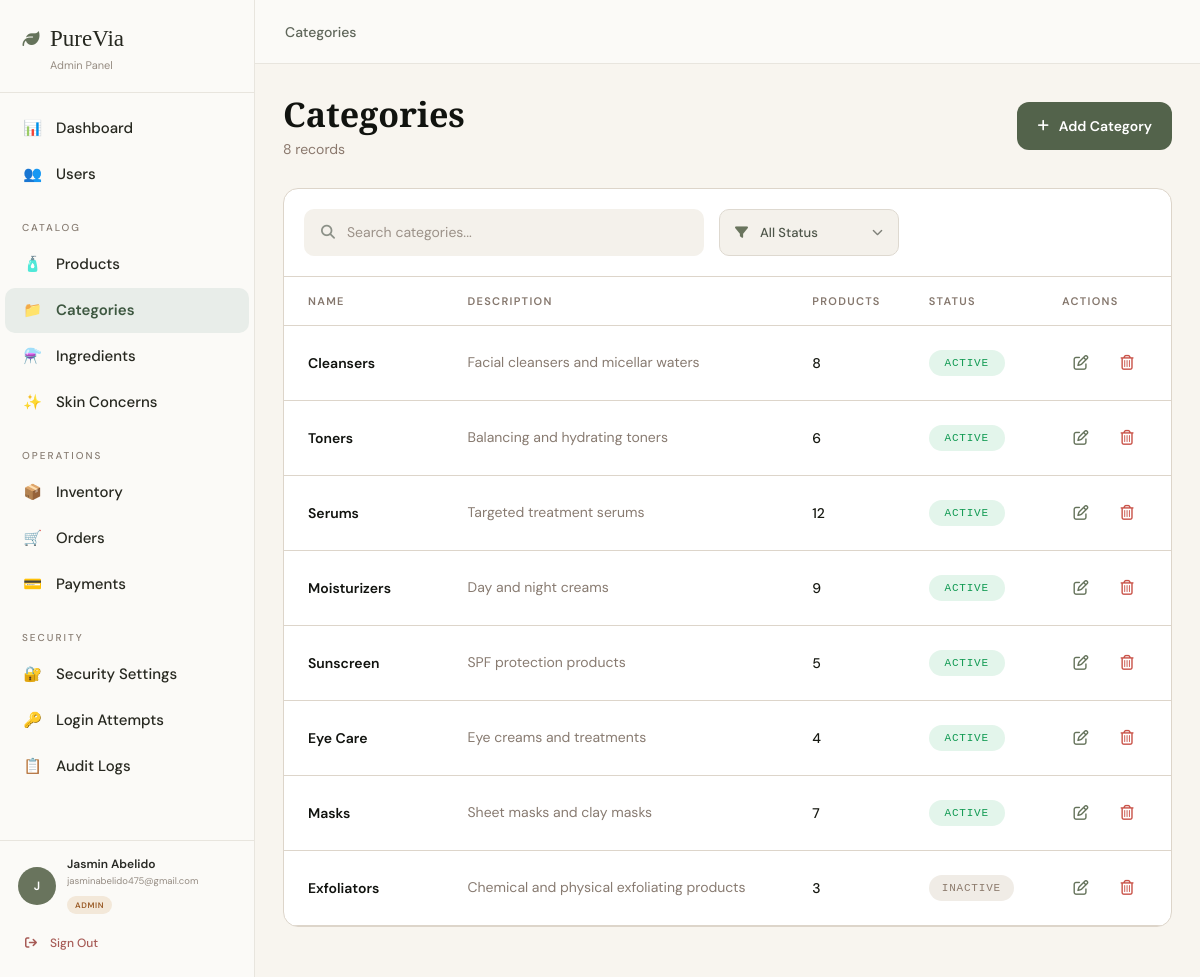
The app's page /admin/categories/categories.php (signed in) with its own data.
### tables this page shows
CREATE TABLE `users` (
  `id` int(10) UNSIGNED NOT NULL,
  `role_id` int(10) UNSIGNED NOT NULL DEFAULT 3,
  `first_name` varchar(100) NOT NULL,
  `last_name` varchar(100) NOT NULL,
  `email` varchar(255) NOT NULL,
  `phone` varchar(30) DEFAULT NULL,
  `password` varchar(255) NOT NULL,
  `status` enum('pending','active','inactive','locked') NOT NULL DEFAULT 'pending',
  `email_verified_at` datetime DEFAULT NULL,
  `failed_login_attempts` tinyint(3) UNSIGNED NOT NULL DEFAULT 0,
  `locked_until` datetime DEFAULT NULL,
  `last_login_at` datetime DEFAULT NULL,
  `created_at` timestamp NOT NULL DEFAULT current_timestamp(),
  `updated_at` timestamp NOT NULL DEFAULT current_timestamp() ON UPDATE current_timestamp()
);

CREATE TABLE `roles` (
  `id` int(10) UNSIGNED NOT NULL,
  `role_name` varchar(50) NOT NULL
);

### admin/categories/categories.php (the view, shortened to what the rows shown need)
<?php
$categories = [
    [
        'id' => 1,
        'name' => 'Cleansers',
        'description' => 'Facial cleansers and micellar waters',
        'products' => 8,
        'status' => 'active'
    ],
    [
        'id' => 2,
        'name' => 'Toners',
        'description' => 'Balancing and hydrating toners',
        'products' => 6,
        'status' => 'active'
    ],
    [
        'id' => 3,
        'name' => 'Serums',
        'description' => 'Targeted treatment serums',
        'products' => 12,
        'status' => 'active'
    ],
    [
        'id' => 4,
        'name' => 'Moisturizers',
        'description' => 'Day and night creams',
        'products' => 9,
        'status' => 'active'
    ],
    [
        'id' => 5,
        'name' => 'Sunscreen',
        'description' => 'SPF protection products',
        'products' => 5,
        'status' => 'active'
    ],
    [
        'id' => 6,
        'name' => 'Eye Care',
        'description' => 'Eye creams and treatments',
        'products' => 4,
        'status' => 'active'
    ],
    [
        'id' => 7,
        'name' => 'Masks',
        'description' => 'Sheet masks and clay masks',
        'products' => 7,
        'status' => 'active'
    ],
    [
        'id' => 8,
        'name' => 'Exfoliators',
        'description' => 'Chemical and physical exfoliating products',
        'products' => 3,
        'status' => 'inactive'
    ]
];
?>
<!DOCTYPE html>
<html lang="en">
<head>
    <link
        rel="stylesheet"
        href="https://cdnjs.cloudflare.com/ajax/libs/font-awesome/6.5.2/css/all.min.css"
    >
    <link
        rel="stylesheet"
        href="../../assets/css/sidemenu.css"
    >
    <link
        rel="stylesheet"
        href="../../assets/css/category.css"
    >
</head>
<body>
    <?php include("../../includes/sidemenu.php"); ?>
    <div class="admin-layout">
        <main class="categories-main">
            <section class="categories-page-header">
                <div class="categories-heading">
                    <h1>
                        Categories
                    </h1>
                </div>
            </section>
            <section class="categories-card">
                <div class="categories-table-wrapper">
                    <table class="categories-table">
                        <thead>
                            <tr>
                                <th>NAME</th>
                                <th>DESCRIPTION</th>
                                <th>PRODUCTS</th>
                                <th>STATUS</th>
                                <th>ACTIONS</th>
                            </tr>
                        </thead>
                        <tbody>
                            <?php foreach ($categories as $category): ?>
                                <?php
                                    $status =
                                        strtolower(
                                            $category['status']
                                        );
                                    $searchData =
                                        strtolower(
                                            $category['name']
                                            . ' '
                                            . $category['description']
                                        );
                                ?>
                                <tr
                                    class="category-row"
                                    data-status="<?= htmlspecialchars(
                                        $status
                                    ) ?>"
                                    data-search="<?= htmlspecialchars(
                                        $searchData
                                    ) ?>"
                                >
                                    <td>
                                        <span class="category-name">
                                            <?= htmlspecialchars(
                                                $category['name']
                                            ) ?>
                                        </span>
                                    </td>
                                    <td>
                                        <span class="category-description">
                                            <?= htmlspecialchars(
                                                $category['description']
                                            ) ?>
                                        </span>
                                    </td>
                                    <td>
                                        <span class="category-product-count">
                                            <?= number_format(
                                                $category['products']
                                            ) ?>
                                        </span>
                                    </td>
                                    <td>
                                        <span
                                            class="
                                                category-status
                                                status-<?= htmlspecialchars(
                                                    $status
                                                ) ?>
                                            "
                                        >
                                            <?= strtoupper(
                                                htmlspecialchars(
                                                    $category['status']
                                                )
                                            ) ?>
                                        </span>
                                    </td>
                                    <td>
                                        <div class="category-actions">
                                            <a
                                                href="./edit_category.php?id=<?= urlencode(
                                                    $category['id']
                                                ) ?>"
                                                class="category-action-button edit-category-button"
                                                title="Edit category"
                                                aria-label="Edit <?= htmlspecialchars(
                                                    $category['name']
                                                ) ?>"
                                            >
                                                <i class="fa-regular fa-pen-to-square"></i>
                                            </a>
                                            <button
                                                type="button"
                                                class="category-action-button delete-category-button"
                                                title="Delete category"
                                                aria-label="Delete <?= htmlspecialchars(
                                                    $category['name']
                                                ) ?>"
                                                data-category-id="<?= htmlspecialchars(
                                                    $category['id']
                                                ) ?>"
                                                data-category-name="<?= htmlspecialchars(
                                                    $category['name']
                                                ) ?>"
                                            >
                                                <i class="fa-regular fa-trash-can"></i>
                                            </button>
                                        </div>
                                    </td>
                                </tr>
                            <?php endforeach; ?>
                        </tbody>
                    </table>
                </div>
            </section>
        </main>
    </div>
</body>
</html>

### includes/sidemenu.php (shortened to what the rows shown need)
<?php
require_once __DIR__ . '/../config/db.php';
$userId = (int) $_SESSION['user_id'];
$sql = "
    SELECT
        u.id,
        u.role_id,
        u.first_name,
        u.last_name,
        u.email,
        u.status,
        r.role_name
    FROM users AS u
    INNER JOIN roles AS r
        ON r.id = u.role_id
    WHERE u.id = ?
    LIMIT 1
";
$stmt = $conn->prepare($sql);
$stmt->bind_param(
    'i',
    $userId
);
$stmt->execute();
$result = $stmt->get_result();
$currentUser = $result->fetch_assoc();
$currentRole = strtolower(
    trim($currentUser['role_name'])
);
$isAdmin = ($currentRole === 'admin');
$sidebarFirstName =
    trim($currentUser['first_name'] ?? '');
$sidebarLastName =
    trim($currentUser['last_name'] ?? '');
$sidebarEmail =
    trim($currentUser['email'] ?? '');
$sidebarFullName = trim(
    $sidebarFirstName . ' ' . $sidebarLastName
);
$sidebarInitial = strtoupper(
    substr(
        $sidebarFirstName !== ''
            ? $sidebarFirstName
            : $sidebarFullName,
        0,
        1
    )
);
if ($isAdmin) {
    $panelName = 'Admin Panel';
    $dashboardUrl =
        BASE_URL . '/admin/dashboard.php';
} else {
    $panelName = 'Staff Panel';
    $dashboardUrl =
        BASE_URL . '/staff/dashboard.php';
}
?>
<aside
    class="admin-sidebar"
    id="adminSidebar"
>
    <div class="sidebar-brand">
        <a
            href="<?= htmlspecialchars($dashboardUrl) ?>"
            class="sidebar-logo"
        >
            <span class="sidebar-logo-icon">
            </span>
            <span>PureVia</span>
        </a>
        <p class="sidebar-subtitle">
            <?= htmlspecialchars($panelName) ?>
        </p>
    </div>
    <div class="sidebar-account">
        <div class="sidebar-profile">
            <div class="sidebar-avatar">
                <?= htmlspecialchars($sidebarInitial) ?>
            </div>
            <div class="sidebar-user-information">
                <p class="sidebar-user-name">
                    <?= htmlspecialchars($sidebarFullName) ?>
                </p>
                <p class="sidebar-user-email">
                    <?= htmlspecialchars($sidebarEmail) ?>
                </p>
                <span
                    class="sidebar-role-badge
                    <?= $isAdmin
                        ? 'sidebar-role-admin'
                        : 'sidebar-role-staff' ?>"
                >
                    <?= htmlspecialchars(
                        ucfirst($currentRole)
                    ) ?>
                </span>
            </div>
        </div>
    </div>
</aside>

### records on screen
users: role.role_name "Admin Panel", first_name "J", sidebarFullName "Jasmin Abelido", email "jasminabelido475@gmail.com", role.role_name "ADMIN", name "Cleansers", description "Facial cleansers and micellar waters", products "8", status "ACTIVE"

### other values on screen
$totalCategories "8"
$category['name'] "Toners"
$category['description'] "Balancing and hydrating toners"
$category['products'] "6"
$category['status'] "ACTIVE"
$category['name'] "Serums"
$category['description'] "Targeted treatment serums"
$category['products'] "12"
$category['name'] "Moisturizers"
$category['description'] "Day and night creams"
$category['products'] "9"
$category['name'] "Sunscreen"
$category['description'] "SPF protection products"
$category['products'] "5"
$category['name'] "Eye Care"
